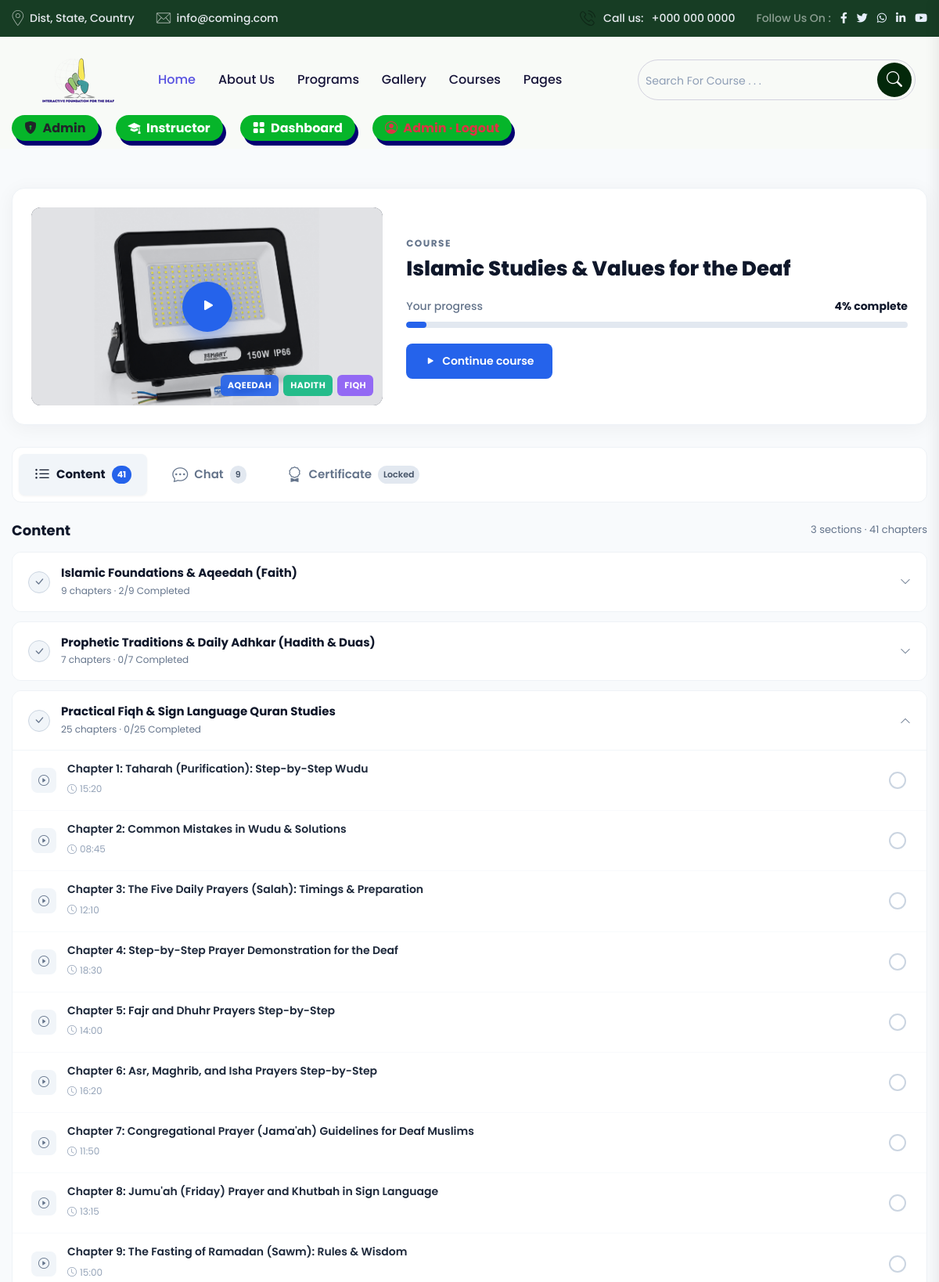
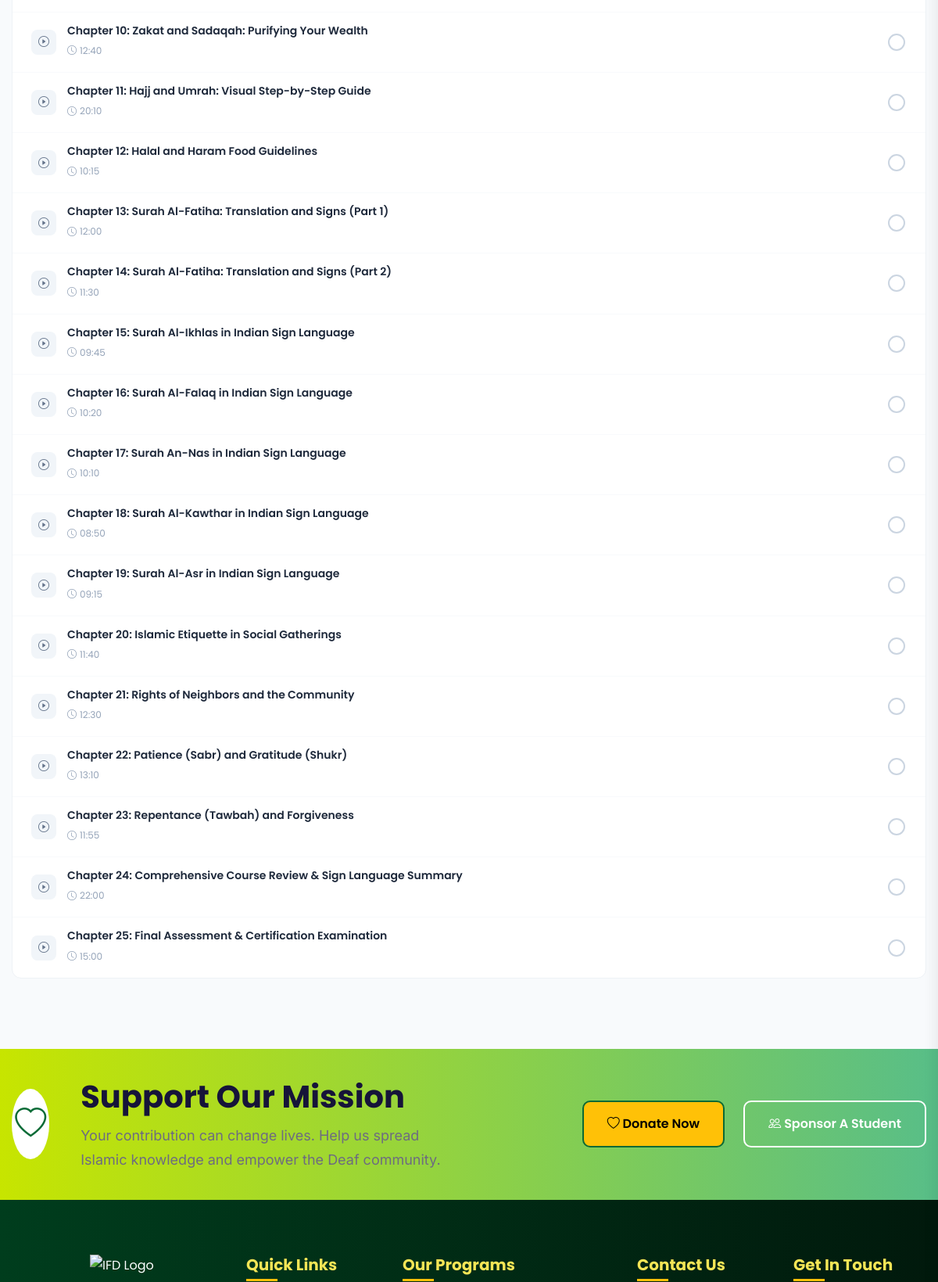
The page /en/course-islam/ (signed in, upper part) on the database its author committed (2 pictures, top to bottom).
### web/models.py (models this page shows, shortened)
class Course(models.Model):
    category = models.ForeignKey(
        CourseCategory,
        on_delete=models.SET_NULL,
        null=True,
        blank=True,
        related_name='category_courses'
    )
    PRICE_TYPE = (
        ('free', 'Free'),
        ('paid', 'Paid'),
        ('pay', 'Pay'),
    )
    title = models.CharField(max_length=255)
    slug = models.SlugField(unique=True, blank=True)
    instructor = models.CharField(max_length=100)
    instructor_user = models.ForeignKey(
        User,
        on_delete=models.SET_NULL,
        null=True,
        blank=True,
        related_name='authored_courses'
    )
    image = models.ImageField(upload_to='courses/')
    description = models.TextField(blank=True, null=True)
    price = models.DecimalField(max_digits=10, decimal_places=2, default=0)
    offer_price = models.DecimalField(
        max_digits=10,
        decimal_places=2,
        blank=True,
        null=True
    )
    price_type = models.CharField(
        max_length=10,
        choices=PRICE_TYPE,
        default='paid'
    )
    rating = models.DecimalField(max_digits=2, decimal_places=1, default=5.0)
    status = models.BooleanField(default=True)
    created_at = models.DateTimeField(auto_now_add=True)
    all_section =models.BooleanField(default=True)
    course_one =models.BooleanField(default=False)
    course_two =models.BooleanField(default=False)
    course_three =models.BooleanField(default=False)
    course_four =models.BooleanField(default=False)
    course_five =models.BooleanField(default=False)
    course_six =models.BooleanField(default=False)
    class Meta:
        ordering = ['-created_at']
    def is_unlocked_for(self, user=None, session_key=None):
        if self.price == 0 or self.price_type == 'free':
            return True

class CourseSection(models.Model):
    course = models.ForeignKey(Course, on_delete=models.CASCADE, related_name='sections', null=True, blank=True)
    title = models.CharField(max_length=255)
    order = models.PositiveIntegerField(default=0)
    created_at = models.DateTimeField(auto_now_add=True)
    class Meta:
        verbose_name = _("Course Section")
        verbose_name_plural = _("Course Sections")
        ordering = ['order', 'id']

class CourseChapter(models.Model):
    section = models.ForeignKey(CourseSection, on_delete=models.CASCADE, related_name='chapters')
    title = models.CharField(max_length=255)
    video_url = models.CharField(max_length=500, blank=True, null=True, help_text="Video URL or MP4 source")
    duration = models.CharField(max_length=50, default="10:00", blank=True, null=True)
    description = models.TextField(blank=True, null=True)
    order = models.PositiveIntegerField(default=0)
    created_at = models.DateTimeField(auto_now_add=True)
    class Meta:
        verbose_name = _("Course Chapter")
        verbose_name_plural = _("Course Chapters")
        ordering = ['order', 'id']

### web/views.py (the view, shortened to what this page needs)
# urls.py: path('course-islam/', views.CourseIslamView.as_view(), name='course_islam'),
class CourseIslamView(LoginRequiredMixin, View):
    def get(self, request, slug='course-islam'):
        if not request.session.session_key:
            request.session.create()
        course = Course.objects.filter(slug=slug).first()
        if not course:
            course = get_or_create_default_islamic_course()
        else:
            ensure_course_curriculum(course)
        is_course_unlocked = course.is_unlocked_for(request.user, request.session.session_key)
        is_course_locked = not is_course_unlocked
        if request.user.is_authenticated:
            if request.session.session_key:
                guest_progs = ChapterProgress.objects.filter(
                    session_key=request.session.session_key,
                    user__isnull=True,
                )
            completed_chapter_ids = set(
                ChapterProgress.objects.filter(
                    user=request.user,
                    chapter__section__course=course,
                    is_completed=True,
                ).values_list('chapter_id', flat=True)
            )
        sections = course.sections.prefetch_related('chapters').all()
        total_chapters = 0
        total_completed = 0
        sections_data = []
        for sec in sections:
            ch_list = []
            sec_completed_count = 0
            for ch in sec.chapters.all():
                total_chapters += 1
                is_comp = ch.id in completed_chapter_ids
                if is_comp:
                    sec_completed_count += 1
                    total_completed += 1
                ch_list.append({
                    'id': ch.id,
                    'title': ch.title,
                    'duration': ch.duration,
                    'video_url': ch.video_url if not is_course_locked else '',
                    'is_completed': is_comp,
                    'order': ch.order,
                    'is_locked': is_course_locked,
                })
            is_sec_completed = (len(ch_list) > 0 and sec_completed_count == len(ch_list))
            sections_data.append({
                'id': sec.id,
                'title': sec.title,
                'order': sec.order,
                'chapters': ch_list,
                'chapter_count': len(ch_list),
                'completed_count': sec_completed_count,
                'is_completed': is_sec_completed,
            })
        progress_percent = int((total_completed / total_chapters) * 100) if total_chapters > 0 else 0
        all_completed = (total_completed == total_chapters and total_chapters > 0)
        chat_messages = course.chat_messages.all().order_by('created_at')
        if request.user.is_authenticated:
            student_name = request.user.get_full_name() or request.user.username
        else:
            student_name = "Deaf Learner"
        first_video = None
        if sections_data and sections_data[0]['chapters']:
            first_video = sections_data[0]['chapters'][0]
        context = {
            'course': course,
            'is_course_locked': is_course_locked,
            'course_price': int(course.price),
            'sections': sections_data,
            'total_sections': len(sections_data),
            'total_chapters': total_chapters,
            'total_completed': total_completed,
            'progress_percent': progress_percent,
            'all_completed': all_completed,
            'chat_messages': chat_messages,
            'student_name': student_name,
            'first_video': first_video if not is_course_locked else None,
        }
        return render(request, 'web/pages/Course_islam.html', context)

### templates/web/pages/Course_islam.html (shortened to what this page needs)
{% extends 'web/partials/base.html' %}
{% load static i18n %}
{% block content %}
<main class="main-area fix">
    <section class="course-hub-area">
        <div class="container">
            <div class="course-hero-card">
                <div class="row align-items-center g-4">
                    <div class="col-lg-5 col-md-6">
                        <div class="course-thumb-box" id="heroThumbBox" onclick="startOrScrollVideo()">
                            <div class="thumb-play-btn">
                                <i class="bi bi-play-fill"></i>
                            </div>
                            <div class="thumb-badges">
                                <span class="thumb-badge aq">Aqeedah</span>
                                <span class="thumb-badge pr">Hadith</span>
                                <span class="thumb-badge fq">Fiqh</span>
                            </div>
                        </div>
                    </div>
                    <div class="col-lg-7 col-md-6">
                        <div class="course-meta-tag">COURSE</div>
                        <h2 class="course-main-title">{{ course.title }}</h2>
                        <div class="progress-wrap">
                            <div class="progress-meta">
                                <span class="label">Your progress</span>
                                <span class="percent" id="heroProgressText">{{ progress_percent }}% complete</span>
                            </div>
                            <div class="custom-progress-track">
                                <div class="custom-progress-bar" id="heroProgressBar" style="width: {{ progress_percent }}%;"></div>
                            </div>
                        </div>
                        {% if is_course_locked %}
                            <button class="btn btn-danger py-2 px-4 fw-bold rounded-3 shadow-sm d-inline-flex align-items-center gap-2" onclick="openCoursePaywallModal()">
                                <i class="bi bi-lock-fill"></i>
                                <span>MUST PAY INR {{ course_price }} TO UNLOCK</span>
                            </button>
                        {% else %}
                            <button class="btn-review-course" id="heroActionBtn" onclick="startOrScrollVideo()">
                                <i class="bi bi-play-fill"></i>
                                <span id="heroActionBtnText">{% if all_completed %}Review course{% elif progress_percent > 0 %}Continue course{% else %}Start course{% endif %}</span>
                            </button>
                        {% endif %}
                    </div>
                </div>
            </div>
            <div class="course-nav-tabs">
                <button class="course-tab-btn active" id="tabBtnContent" onclick="switchCourseTab('content')">
                    <i class="bi bi-list-ul fs-5"></i>
                    <span>Content</span>
                    <span class="badge-count" id="tabContentBadge">{{ total_chapters }}</span>
                </button>
                <button class="course-tab-btn" id="tabBtnChat" onclick="switchCourseTab('chat')">
                    <i class="bi bi-chat-dots fs-5"></i>
                    <span>Chat</span>
                    <span class="badge-count">{{ chat_messages.count }}</span>
                </button>
                <button class="course-tab-btn" id="tabBtnCertificate" onclick="switchCourseTab('certificate')">
                    <i class="bi bi-award fs-5"></i>
                    <span>Certificate</span>
                    <span class="badge-count" id="tabCertBadge">{% if all_completed %}Unlocked{% else %}Locked{% endif %}</span>
                </button>
            </div>
            <div class="tab-pane-content" id="paneContent">
                <div class="content-header-row">
                    <h4>Content</h4>
                    <span class="content-stats" id="contentStatsLabel">{{ total_sections }} sections · {{ total_chapters }} chapters</span>
                </div>
                <div class="curriculum-accordion">
                    {% for sec in sections %}
                        <div class="curriculum-card {% if forloop.counter == 3 %}expanded{% endif %}" id="secCard-{{ sec.id }}">
                            <div class="curriculum-card-header" onclick="toggleSectionAccordion('{{ sec.id }}')">
                                <div class="sec-header-left">
                                    <div class="sec-status-icon {% if sec.is_completed %}completed{% else %}in-progress{% endif %}" id="secIcon-{{ sec.id }}">
                                        <i class="bi bi-check-lg"></i>
                                    </div>
                                    <div class="sec-title-group">
                                        <h5>{{ sec.title }}</h5>
                                        <div class="sec-subtitle">
                                            <span id="secProgressLabel-{{ sec.id }}">{{ sec.chapter_count }} chapters · <span id="secStatusText-{{ sec.id }}">{% if sec.is_completed %}Completed{% else %}{{ sec.completed_count }}/{{ sec.chapter_count }} Completed{% endif %}</span></span>
                                        </div>
                                    </div>
                                </div>
                                <div class="sec-toggle-icon">
                                    <i class="bi bi-chevron-down"></i>
                                </div>
                            </div>
                            <ul class="chapter-list" id="chapterList-{{ sec.id }}" style="display: {% if forloop.counter == 3 %}block{% else %}none{% endif %};">
                                {% for ch in sec.chapters %}
                                    <li class="chapter-item " id="chItem-{{ ch.id }}" data-chapter-id="{{ ch.id }}" data-video-url="{{ ch.video_url }}" data-chapter-title="Chapter {{ ch.order }}: {{ ch.title }}">
                                        <div class="chapter-left" onclick="{% if is_course_locked %}handleLockedCourseClick(){% else %}playChapterVideo('{{ ch.id }}', '{{ ch.video_url }}', 'Chapter {{ ch.order }}: {{ ch.title|escapejs }}'){% endif %}">
                                            <div class="chapter-play-icon {% if is_course_locked %}text-danger border border-danger{% endif %}">
                                                {% if is_course_locked %}
                                                    <i class="bi bi-lock-fill text-danger"></i>
                                                {% else %}
                                                    <i class="bi bi-play-circle"></i>
                                                {% endif %}
                                            </div>
                                            <div class="chapter-info">
                                                <h6>Chapter {{ ch.order }}: {{ ch.title }} {% if is_course_locked %}<span class="badge bg-danger text-white ms-1" style="font-size: 10px;">MUST PAY</span>{% endif %}</h6>
                                                <span class="duration"><i class="bi bi-clock me-1"></i>{{ ch.duration }}</span>
                                            </div>
                                        </div>
                                        <div class="chapter-right">
                                            {% if is_course_locked %}
                                                <button class="chapter-checkbox-btn" onclick="handleLockedCourseClick()" title="Must Pay to unlock">
                                                    <div class="chapter-check-icon unchecked" style="border-color: #ef4444; color: #ef4444;">
                                                        <i class="bi bi-lock-fill" style="display:inline-block !important; font-size:11px;"></i>
                                                    </div>
                                                </button>
                                            {% else %}
                                                <button class="chapter-checkbox-btn" onclick="toggleChapterCheckbox('{{ ch.id }}', event)" title="{% if ch.is_completed %}Mark as incomplete{% else %}Mark as completed{% endif %}">
                                                    <div class="chapter-check-icon {% if ch.is_completed %}checked{% else %}unchecked{% endif %}" id="chCheckIcon-{{ ch.id }}">
                                                    </div>
                                                </button>
                                            {% endif %}
                                        </div>
                                    </li>
                                {% endfor %}
                            </ul>
                        </div>
                    {% endfor %}
                </div>
            </div>
        </div>
    </section>
</main>
{% endblock %}

### rows shown on the page
Course: title "Islamic Studies & Values for the Deaf"
CourseSection: title "Islamic Foundations & Aqeedah (Faith)"
CourseSection: title "Prophetic Traditions & Daily Adhkar (Hadith & Duas)"
CourseSection: title "Practical Fiqh & Sign Language Quran Studies"
CourseChapter: title "Taharah (Purification): Step-by-Step Wudu", duration "15:20"
CourseChapter: title "Common Mistakes in Wudu & Solutions", duration "08:45"
CourseChapter: title "The Five Daily Prayers (Salah): Timings & Preparation", duration "12:10"
CourseChapter: title "Step-by-Step Prayer Demonstration for the Deaf", duration "18:30"
CourseChapter: title "Fajr and Dhuhr Prayers Step-by-Step", duration "14:00"
CourseChapter: title "Asr, Maghrib, and Isha Prayers Step-by-Step", duration "16:20"
CourseChapter: title "Congregational Prayer (Jama'ah) Guidelines for Deaf Muslims", duration "11:50"
CourseChapter: title "Jumu'ah (Friday) Prayer and Khutbah in Sign Language", duration "13:15"
CourseChapter: title "The Fasting of Ramadan (Sawm): Rules & Wisdom", duration "15:00"
CourseChapter: title "Zakat and Sadaqah: Purifying Your Wealth", duration "12:40"
CourseChapter: title "Hajj and Umrah: Visual Step-by-Step Guide", duration "20:10"
CourseChapter: title "Halal and Haram Food Guidelines", duration "10:15"
CourseChapter: title "Surah Al-Fatiha: Translation and Signs (Part 1)", duration "12:00"
CourseChapter: title "Surah Al-Fatiha: Translation and Signs (Part 2)", duration "11:30"
CourseChapter: title "Surah Al-Ikhlas in Indian Sign Language", duration "09:45"
CourseChapter: title "Surah Al-Falaq in Indian Sign Language", duration "10:20"
CourseChapter: title "Surah An-Nas in Indian Sign Language", duration "10:10"
CourseChapter: title "Surah Al-Kawthar in Indian Sign Language", duration "08:50"
CourseChapter: title "Surah Al-Asr in Indian Sign Language", duration "09:15"
CourseChapter: title "Islamic Etiquette in Social Gatherings", duration "11:40"
CourseChapter: title "Rights of Neighbors and the Community", duration "12:30"
CourseChapter: title "Patience (Sabr) and Gratitude (Shukr)", duration "13:10"
CourseChapter: title "Repentance (Tawbah) and Forgiveness", duration "11:55"
CourseChapter: title "Comprehensive Course Review & Sign Language Summary", duration "22:00"
CourseChapter: title "Final Assessment & Certification Examination", duration "15:00"

### other values the page prints
{{ progress_percent }} "4"
{{ total_chapters }} "41"
{{ chat_messages.count }} "9"
{{ total_sections }} "3"
{{ sec.chapter_count }} "9" "7" "25"
{{ sec.completed_count }} "2" "0" "0"
{{ ch.order }} "1" "2" "3" "4" "5" "6" "7" "8" "9" "10" "11" "12" "13" "14" "15" "16" "17" "18" "19" "20" "21" "22" "23" "24" "25"
